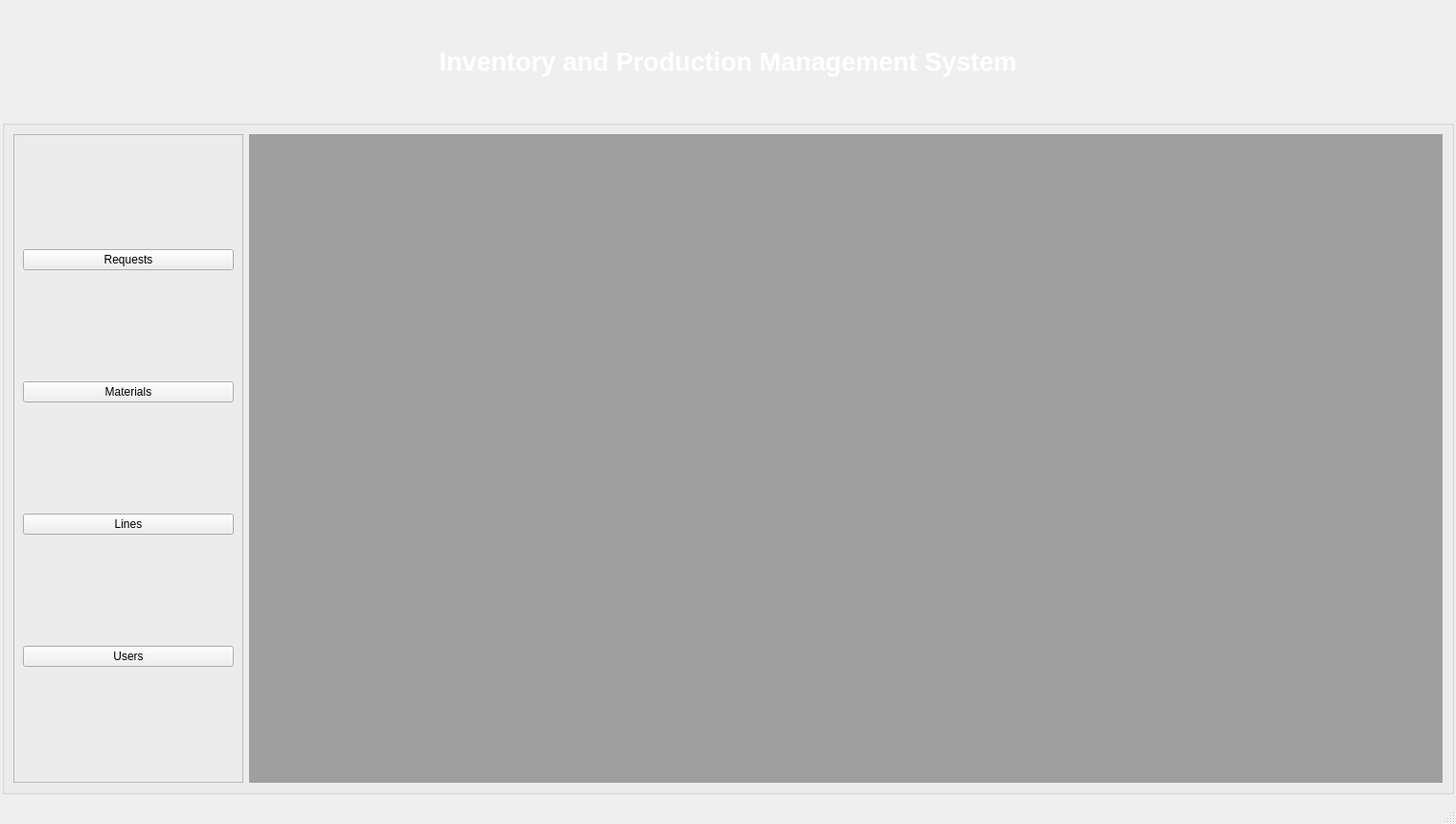
<?xml version="1.0" encoding="UTF-8"?>
<ui version="4.0">
 <class>MainWindow</class>
 <widget class="QMainWindow" name="MainWindow">
  <property name="geometry">
   <rect>
    <x>0</x>
    <y>0</y>
    <width>1520</width>
    <height>860</height>
   </rect>
  </property>
  <property name="windowTitle">
   <string>Dashboard</string>
  </property>
  <property name="styleSheet">
   <string notr="true"/>
  </property>
  <widget class="QWidget" name="centralwidget">
   <layout class="QGridLayout" name="gridLayout">
    <property name="leftMargin">
     <number>2</number>
    </property>
    <property name="rightMargin">
     <number>2</number>
    </property>
    <item row="0" column="0">
     <widget class="QLabel" name="label">
      <property name="minimumSize">
       <size>
        <width>0</width>
        <height>110</height>
       </size>
      </property>
      <property name="maximumSize">
       <size>
        <width>16777215</width>
        <height>110</height>
       </size>
      </property>
      <property name="font">
       <font>
        <family>Arial</family>
        <pointsize>20</pointsize>
        <weight>75</weight>
        <italic>false</italic>
        <bold>true</bold>
       </font>
      </property>
      <property name="styleSheet">
       <string notr="true">QLabel {
 background: qlineargradient(x1: 0, y1: 0, x2: 1, y2: 0,
                             stop: 0 #5f2c82,
                             stop: 1 #49a09d);
  color: white;
  padding: 20px;
  border-radius: 10px;
 font: bold 20pt &quot;Arial&quot;;
 }</string>
      </property>
      <property name="text">
       <string>Inventory and Production Management System</string>
      </property>
      <property name="alignment">
       <set>Qt::AlignCenter</set>
      </property>
      <property name="wordWrap">
       <bool>true</bool>
      </property>
     </widget>
    </item>
    <item row="1" column="0">
     <widget class="QGroupBox" name="groupBox">
      <property name="minimumSize">
       <size>
        <width>0</width>
        <height>430</height>
       </size>
      </property>
      <property name="title">
       <string/>
      </property>
      <layout class="QGridLayout" name="gridLayout_2">
       <item row="0" column="0">
        <widget class="QFrame" name="panel_dashboard">
         <property name="minimumSize">
          <size>
           <width>240</width>
           <height>0</height>
          </size>
         </property>
         <property name="styleSheet">
          <string notr="true"/>
         </property>
         <property name="frameShape">
          <enum>QFrame::StyledPanel</enum>
         </property>
         <property name="frameShadow">
          <enum>QFrame::Plain</enum>
         </property>
         <layout class="QVBoxLayout" name="verticalLayout">
          <item>
           <widget class="QPushButton" name="btn_requests">
            <property name="sizePolicy">
             <sizepolicy hsizetype="Minimum" vsizetype="Fixed">
              <horstretch>0</horstretch>
              <verstretch>0</verstretch>
             </sizepolicy>
            </property>
            <property name="text">
             <string>Requests</string>
            </property>
            <property name="icon">
             <iconset>
              <normaloff>../assets/Images/IMG-Requests.png</normaloff>../assets/Images/IMG-Requests.png</iconset>
            </property>
            <property name="iconSize">
             <size>
              <width>32</width>
              <height>32</height>
             </size>
            </property>
           </widget>
          </item>
          <item>
           <widget class="QPushButton" name="btn_materials">
            <property name="text">
             <string>Materials</string>
            </property>
            <property name="icon">
             <iconset>
              <normaloff>../assets/Images/IMG-Materials.png</normaloff>../assets/Images/IMG-Materials.png</iconset>
            </property>
            <property name="iconSize">
             <size>
              <width>32</width>
              <height>32</height>
             </size>
            </property>
           </widget>
          </item>
          <item>
           <widget class="QPushButton" name="btn_lines">
            <property name="text">
             <string>Lines</string>
            </property>
            <property name="icon">
             <iconset>
              <normaloff>../assets/Images/IMG-Production-Line.png</normaloff>../assets/Images/IMG-Production-Line.png</iconset>
            </property>
            <property name="iconSize">
             <size>
              <width>32</width>
              <height>32</height>
             </size>
            </property>
           </widget>
          </item>
          <item>
           <widget class="QPushButton" name="btn_users">
            <property name="text">
             <string>Users</string>
            </property>
            <property name="icon">
             <iconset>
              <normaloff>../assets/Images/IMG-SettingsUser.png</normaloff>../assets/Images/IMG-SettingsUser.png</iconset>
            </property>
            <property name="iconSize">
             <size>
              <width>32</width>
              <height>32</height>
             </size>
            </property>
           </widget>
          </item>
         </layout>
        </widget>
       </item>
       <item row="0" column="1">
        <widget class="QMdiArea" name="mdi_container"/>
       </item>
      </layout>
     </widget>
    </item>
   </layout>
  </widget>
  <widget class="QMenuBar" name="menubar">
   <property name="geometry">
    <rect>
     <x>0</x>
     <y>0</y>
     <width>1520</width>
     <height>21</height>
    </rect>
   </property>
  </widget>
  <widget class="QStatusBar" name="statusbar"/>
 </widget>
 <resources/>
 <connections/>
</ui>
